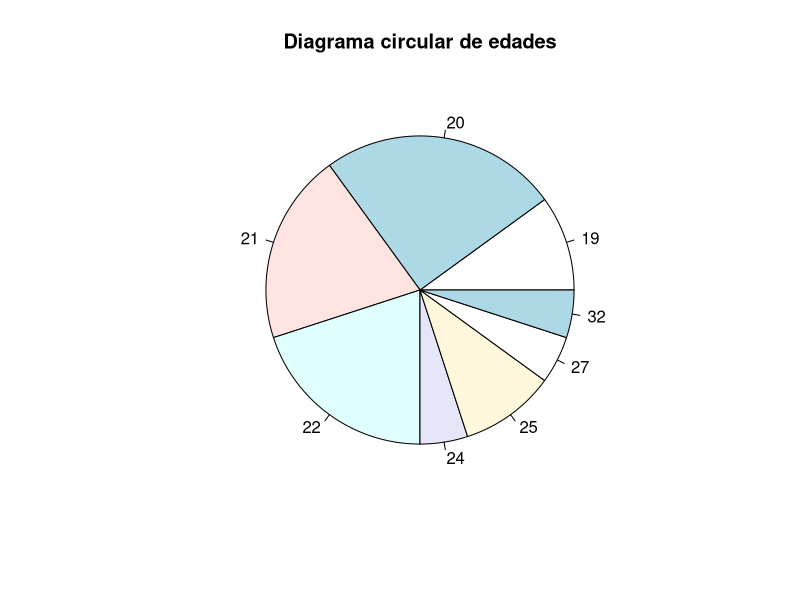
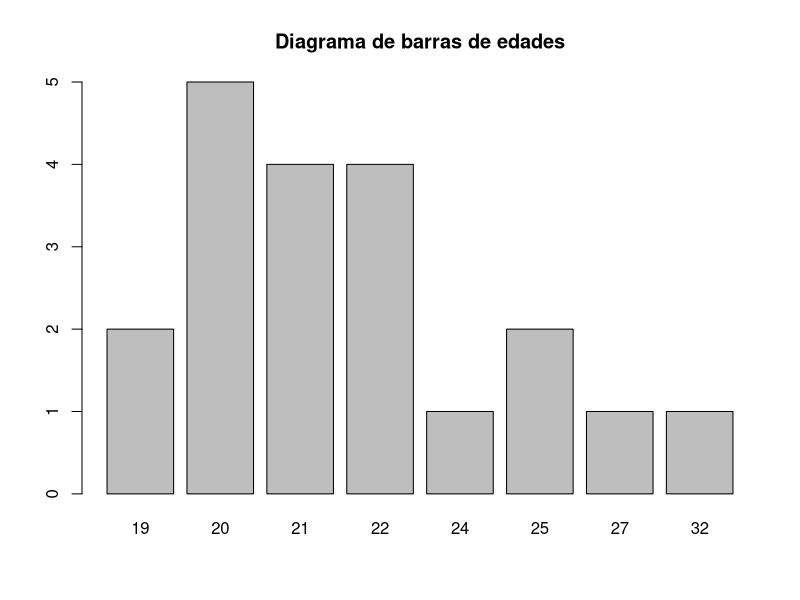

The R source for these figures, in order:

#ingresando edades de los estudiantes
edad<-c(19,20,22,32,27,25,21,20,22,21,20,19,24,20,22,21,25,22,20,21)
#frecuencia absoluta
x=table(edad)
x
#frecuencia relativa
x/20

#construccion de grafico circular
slices=c(2,  5,  4,  4,  1,  2,  1,  1)
lbls=c('19',   '20',   '21',   '22',   '24',   '25',   '27',   '32' )
pie(slices, labels=lbls,main ="Diagrama circular de edades")
#construccion de grafico de barras

cant=c(2,  5,  4,  4,  1,  2,  1,  1)
edad=c('19',   '20',   '21',   '22',   '24',   '25',   '27',   '32' )
barplot(cant,names.arg=edad,main="Diagrama de barras de edades")